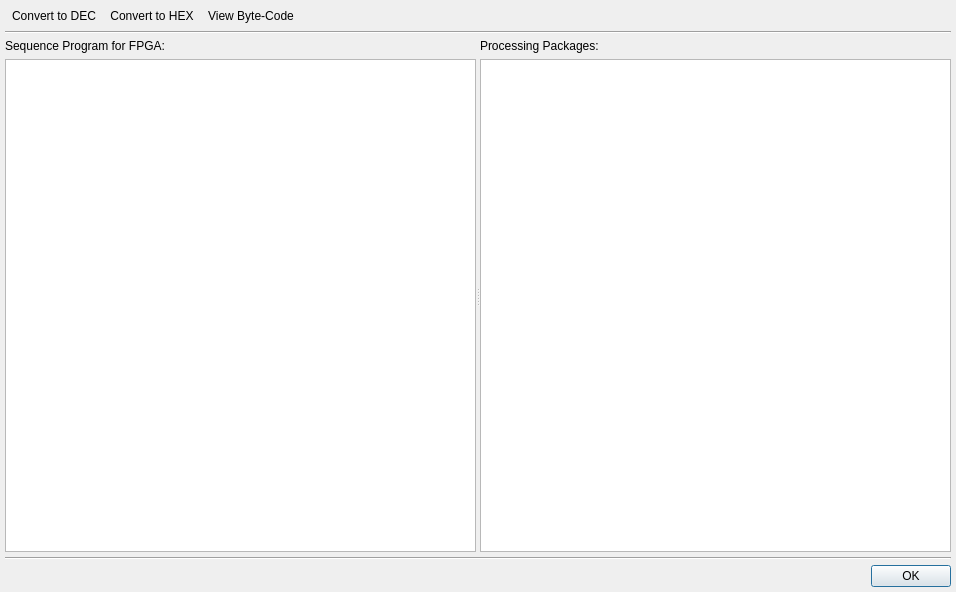
<?xml version="1.0" encoding="UTF-8"?>
<ui version="4.0">
 <class>ViewCodeDialog</class>
 <widget class="QDialog" name="ViewCodeDialog">
  <property name="geometry">
   <rect>
    <x>0</x>
    <y>0</y>
    <width>956</width>
    <height>592</height>
   </rect>
  </property>
  <property name="windowTitle">
   <string>Dialog</string>
  </property>
  <layout class="QGridLayout" name="gridLayout">
   <property name="leftMargin">
    <number>5</number>
   </property>
   <property name="topMargin">
    <number>5</number>
   </property>
   <property name="rightMargin">
    <number>5</number>
   </property>
   <property name="bottomMargin">
    <number>5</number>
   </property>
   <property name="verticalSpacing">
    <number>5</number>
   </property>
   <item row="0" column="0">
    <layout class="QHBoxLayout" name="horizontalLayout">
     <item>
      <widget class="QToolButton" name="tbtDec">
       <property name="text">
        <string>Convert to DEC</string>
       </property>
       <property name="iconSize">
        <size>
         <width>24</width>
         <height>24</height>
        </size>
       </property>
       <property name="checkable">
        <bool>true</bool>
       </property>
       <property name="toolButtonStyle">
        <enum>Qt::ToolButtonTextBesideIcon</enum>
       </property>
       <property name="autoRaise">
        <bool>true</bool>
       </property>
      </widget>
     </item>
     <item>
      <widget class="QToolButton" name="tbtHex">
       <property name="text">
        <string>Convert to HEX</string>
       </property>
       <property name="iconSize">
        <size>
         <width>24</width>
         <height>24</height>
        </size>
       </property>
       <property name="checkable">
        <bool>true</bool>
       </property>
       <property name="toolButtonStyle">
        <enum>Qt::ToolButtonTextBesideIcon</enum>
       </property>
       <property name="autoRaise">
        <bool>true</bool>
       </property>
      </widget>
     </item>
     <item>
      <widget class="QToolButton" name="tbtByteCode">
       <property name="text">
        <string>View Byte-Code</string>
       </property>
       <property name="iconSize">
        <size>
         <width>24</width>
         <height>24</height>
        </size>
       </property>
       <property name="checkable">
        <bool>true</bool>
       </property>
       <property name="toolButtonStyle">
        <enum>Qt::ToolButtonTextBesideIcon</enum>
       </property>
       <property name="autoRaise">
        <bool>true</bool>
       </property>
      </widget>
     </item>
     <item>
      <spacer name="horizontalSpacer">
       <property name="orientation">
        <enum>Qt::Horizontal</enum>
       </property>
       <property name="sizeHint" stdset="0">
        <size>
         <width>40</width>
         <height>20</height>
        </size>
       </property>
      </spacer>
     </item>
    </layout>
   </item>
   <item row="1" column="0">
    <widget class="Line" name="line_2">
     <property name="orientation">
      <enum>Qt::Horizontal</enum>
     </property>
    </widget>
   </item>
   <item row="2" column="0">
    <widget class="QSplitter" name="splitter">
     <property name="sizePolicy">
      <sizepolicy hsizetype="Expanding" vsizetype="MinimumExpanding">
       <horstretch>0</horstretch>
       <verstretch>0</verstretch>
      </sizepolicy>
     </property>
     <property name="orientation">
      <enum>Qt::Horizontal</enum>
     </property>
     <widget class="QWidget" name="layoutWidget">
      <layout class="QVBoxLayout" name="verticalLayout">
       <item>
        <widget class="QLabel" name="label">
         <property name="font">
          <font>
           <pointsize>9</pointsize>
           <weight>50</weight>
           <bold>false</bold>
          </font>
         </property>
         <property name="text">
          <string>Sequence Program for FPGA:</string>
         </property>
        </widget>
       </item>
       <item>
        <widget class="QTextEdit" name="tedProgram">
         <property name="font">
          <font>
           <pointsize>9</pointsize>
          </font>
         </property>
         <property name="readOnly">
          <bool>true</bool>
         </property>
        </widget>
       </item>
      </layout>
     </widget>
     <widget class="QWidget" name="layoutWidget">
      <layout class="QVBoxLayout" name="verticalLayout_2">
       <item>
        <widget class="QLabel" name="label_2">
         <property name="font">
          <font>
           <pointsize>9</pointsize>
           <weight>50</weight>
           <bold>false</bold>
          </font>
         </property>
         <property name="text">
          <string>Processing Packages:</string>
         </property>
        </widget>
       </item>
       <item>
        <widget class="QTextEdit" name="tedProcessing">
         <property name="font">
          <font>
           <pointsize>9</pointsize>
          </font>
         </property>
         <property name="readOnly">
          <bool>true</bool>
         </property>
        </widget>
       </item>
      </layout>
     </widget>
    </widget>
   </item>
   <item row="3" column="0">
    <widget class="Line" name="line">
     <property name="orientation">
      <enum>Qt::Horizontal</enum>
     </property>
    </widget>
   </item>
   <item row="4" column="0">
    <layout class="QHBoxLayout" name="horizontalLayout_2">
     <item>
      <widget class="QLabel" name="lblErrors">
       <property name="font">
        <font>
         <pointsize>9</pointsize>
        </font>
       </property>
       <property name="text">
        <string/>
       </property>
      </widget>
     </item>
     <item>
      <spacer name="horizontalSpacer_2">
       <property name="orientation">
        <enum>Qt::Horizontal</enum>
       </property>
       <property name="sizeHint" stdset="0">
        <size>
         <width>40</width>
         <height>20</height>
        </size>
       </property>
      </spacer>
     </item>
     <item>
      <widget class="QDialogButtonBox" name="buttonBox">
       <property name="standardButtons">
        <set>QDialogButtonBox::Ok</set>
       </property>
      </widget>
     </item>
    </layout>
   </item>
  </layout>
 </widget>
 <resources/>
 <connections/>
</ui>
